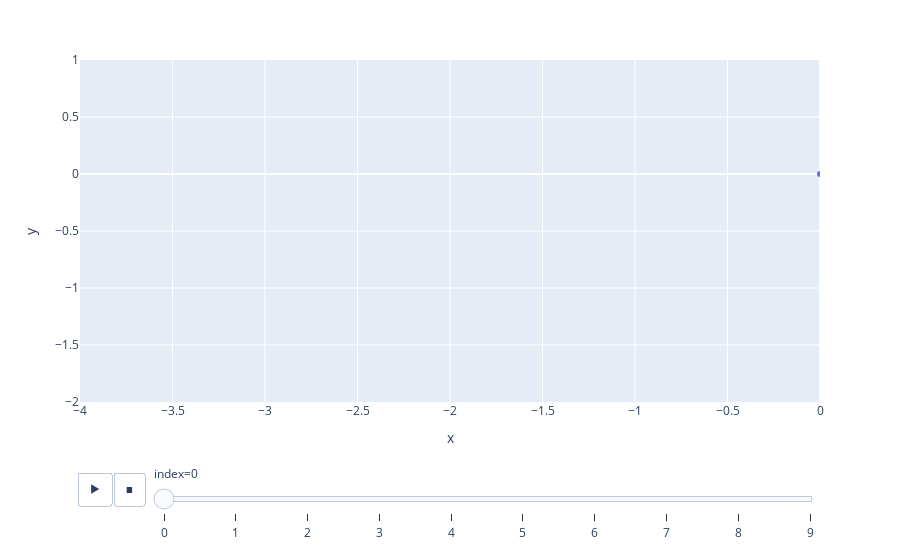

The cell this chart's notebook holds for it:
### Code cell
px.scatter(df, x='x', y='y', range_x=[df.x.min(), df.x.max()], range_y=[df.y.min(), df.y.max()], animation_frame=df.index)

### Figure 1 — Plotly figure (JSON) as saved in the notebook; plotly's stock layout.template omitted (floating-point values rounded to 4 significant figures)
{"data": [{"hovertemplate": "index=0<br>x=%{x}<br>y=%{y}<extra></extra>", "legendgroup": "", "marker": {"color": "#636efa", "symbol": "circle"}, "mode": "markers", "name": "", "orientation": "v", "showlegend": false, "x": [0], "xaxis": "x", "y": [0], "yaxis": "y", "type": "scatter"}], "layout": {"xaxis": {"anchor": "y", "domain": [0, 1], "title": {"text": "x"}, "range": [-4, 0]}, "yaxis": {"anchor": "x", "domain": [0, 1], "title": {"text": "y"}, "range": [-2, 1]}, "legend": {"tracegroupgap": 0}, "margin": {"t": 60}, "updatemenus": [{"buttons": [{"args": [null, {"frame": {"duration": 500, "redraw": false}, "mode": "immediate", "fromcurrent": true, "transition": {"duration": 500, "easing": "linear"}}], "label": "&#9654;", "method": "animate"}, {"args": [[null], {"frame": {"duration": 0, "redraw": false}, "mode": "immediate", "fromcurrent": true, "transition": {"duration": 0, "easing": "linear"}}], "label": "&#9724;", "method": "animate"}], "direction": "left", "pad": {"r": 10, "t": 70}, "showactive": false, "type": "buttons", "x": 0.1, "xanchor": "right", "y": 0, "yanchor": "top"}], "sliders": [{"active": 0, "currentvalue": {"prefix": "index="}, "len": 0.9, "pad": {"b": 10, "t": 60}, "steps": [{"args": [["0"], {"frame": {"duration": 0, "redraw": false}, "mode": "immediate", "fromcurrent": true, "transition": {"duration": 0, "easing": "linear"}}], "label": "0", "method": "animate"}, {"args": [["1"], {"frame": {"duration": 0, "redraw": false}, "mode": "immediate", "fromcurrent": true, "transition": {"duration": 0, "easing": "linear"}}], "label": "1", "method": "animate"}, {"args": [["2"], {"frame": {"duration": 0, "redraw": false}, "mode": "immediate", "fromcurrent": true, "transition": {"duration": 0, "easing": "linear"}}], "label": "2", "method": "animate"}, {"args": [["3"], {"frame": {"duration": 0, "redraw": false}, "mode": "immediate", "fromcurrent": true, "transition": {"duration": 0, "easing": "linear"}}], "label": "3", "method": "animate"}, {"args": [["4"], {"frame": {"duration": 0, "redraw": false}, "mode": "immediate", "fromcurrent": true, "transition": {"duration": 0, "easing": "linear"}}], "label": "4", "method": "animate"}, {"args": [["5"], {"frame": {"duration": 0, "redraw": false}, "mode": "immediate", "fromcurrent": true, "transition": {"duration": 0, "easing": "linear"}}], "label": "5", "method": "animate"}, {"args": [["6"], {"frame": {"duration": 0, "redraw": false}, "mode": "immediate", "fromcurrent": true, "transition": {"duration": 0, "easing": "linear"}}], "label": "6", "method": "animate"}, {"args": [["7"], {"frame": {"duration": 0, "redraw": false}, "mode": "immediate", "fromcurrent": true, "transition": {"duration": 0, "easing": "linear"}}], "label": "7", "method": "animate"}, {"args": [["8"], {"frame": {"duration": 0, "redraw": false}, "mode": "immediate", "fromcurrent": true, "transition": {"duration": 0, "easing": "linear"}}], "label": "8", "method": "animate"}, {"args": [["9"], {"frame": {"duration": 0, "redraw": false}, "mode": "immediate", "fromcurrent": true, "transition": {"duration": 0, "easing": "linear"}}], "label": "9", "method": "animate"}], "x": 0.1, "xanchor": "left", "y": 0, "yanchor": "top"}]}}
